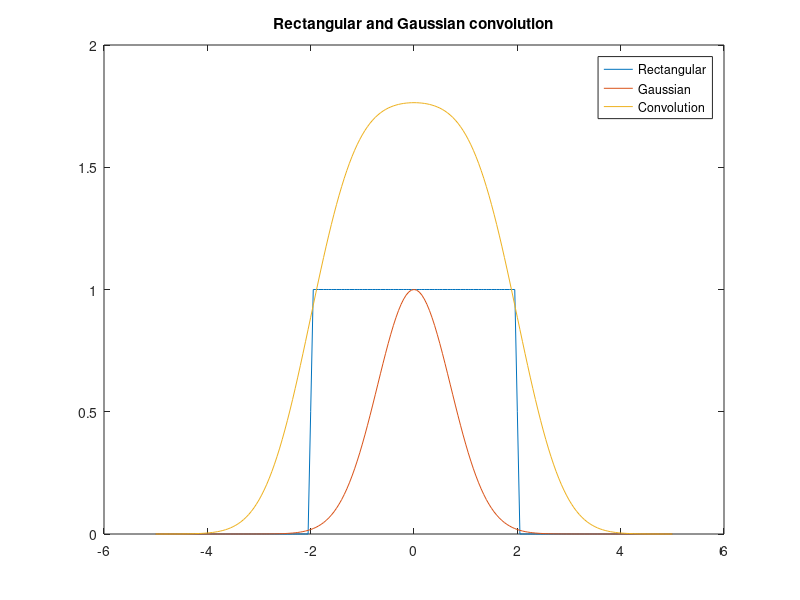
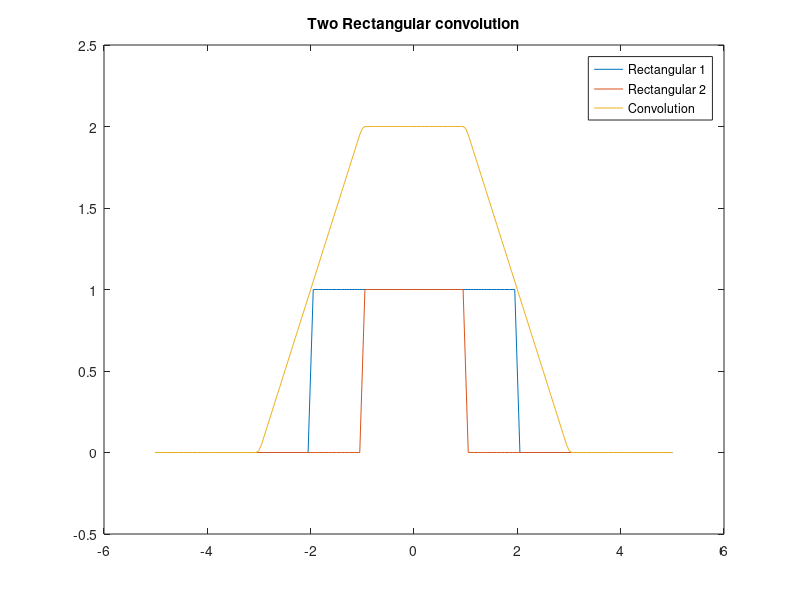
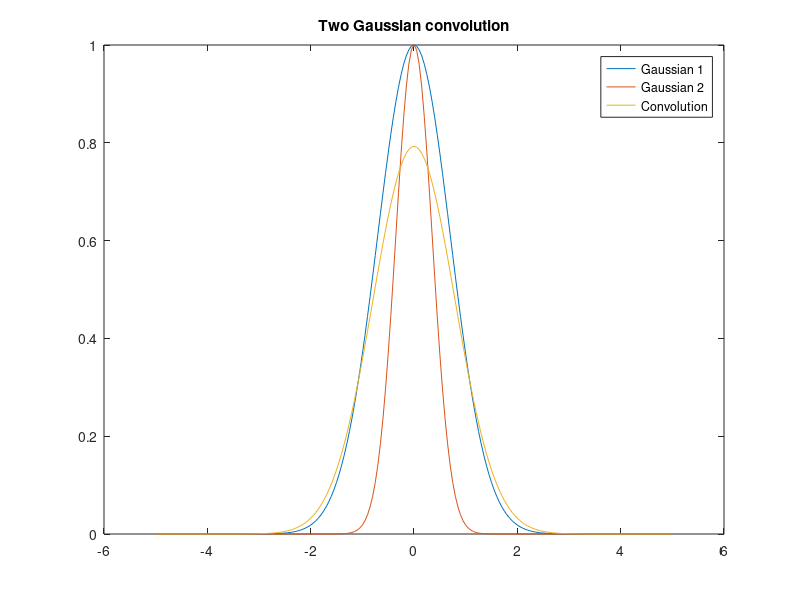

Write the MATLAB code that produced these figures, in order.
function main

% Input parameters
T = 2.0;
sigma = 1.0;

% Borders of calculation
mult = 5;
step = 0.05;
t = -mult:step:mult;

% Pulse generation
x1 = [rectpls(t,T) zeros(1,length(t))];
x2 = [gauspls(t, sigma) zeros(1,length(t))];
x3 = [rectpls(t,T/2) zeros(1,length(t))];
x4 = [gauspls(t, sigma/2) zeros(1,length(t))];

% Convolution
% Фурье-образ взаимной свертки равен произведению Фурье-образов свертываемых функций.
y1 = ifft(fft(x1).*fft(x2))*step;
y2 = ifft(fft(x1).*fft(x3))*step;
y3 = ifft(fft(x2).*fft(x4))*step;

% Normalize convolution
start = fix((length(y1)-length(t))/2);
y1 = y1(start+1:start+length(t));
y2 = y2(start+1:start+length(t));
y3 = y3(start+1:start+length(t));

%
% PLOTTING
%

figure(1)
plot(t,x1(1:201),t,x2(1:201),t,y1);
title('Rectangular and Gaussian convolution');
legend('Rectangular','Gaussian','Convolution');
print -dpng plot3_1.png;

figure(2)
plot(t,x1(1:201),t,x3(1:201),t,y2);
title('Two Rectangular convolution');
legend('Rectangular 1','Rectangular 2','Convolution');
print -dpng plot3_2.png;

figure(3)
plot(t,x2(1:201),t,x4(1:201),t,y3);
title('Two Gaussian convolution');
legend('Gaussian 1','Gaussian 2','Convolution');
print -dpng plot3_3.png;

end

% Rectangular pulse generation
function y = rectpls(x,T)
y = zeros(size(x));
y(abs(x) - T < 0) = 1;
y(abs(x) == T) = 1/2;
end

% Gaussian pulse generation
function y = gauspls(x,s)
y = exp(-(x/s).^2);
end
